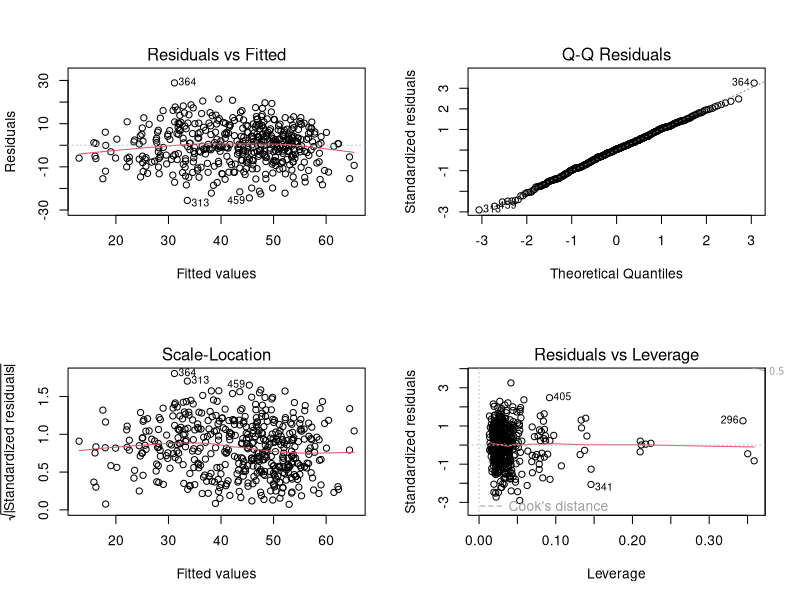
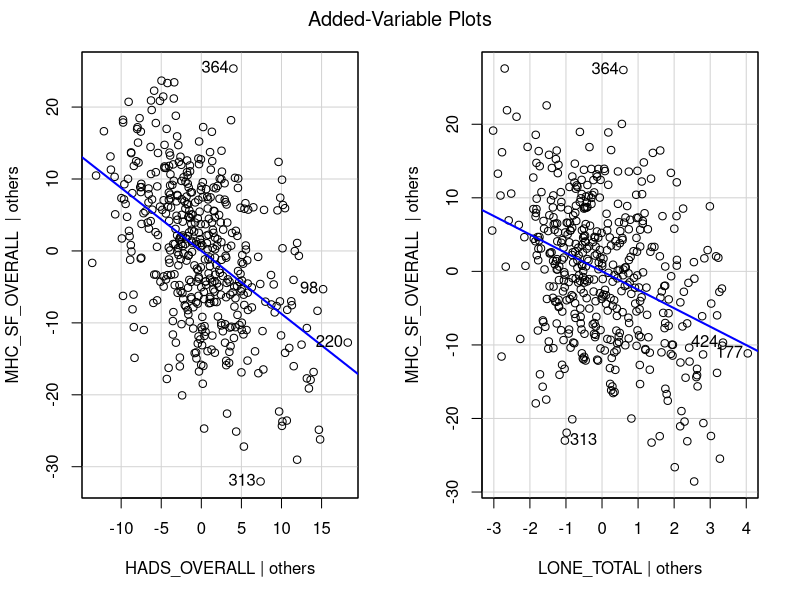
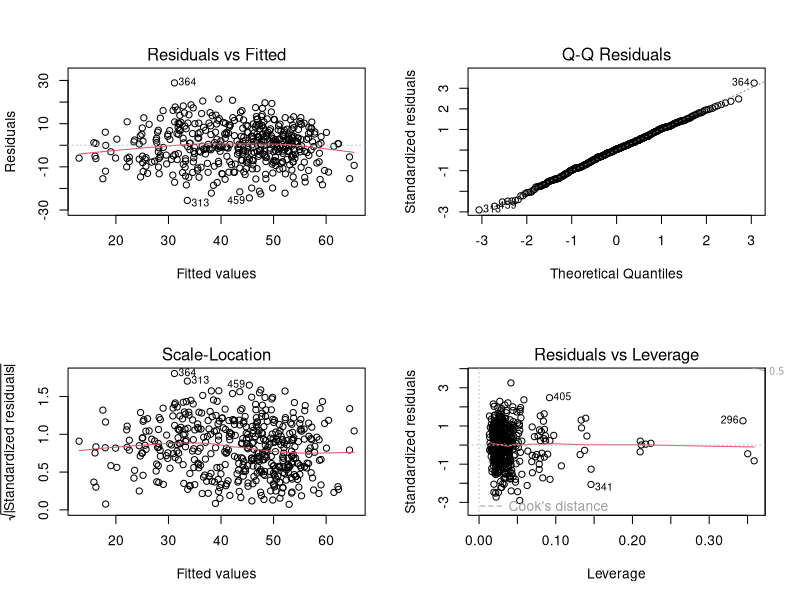
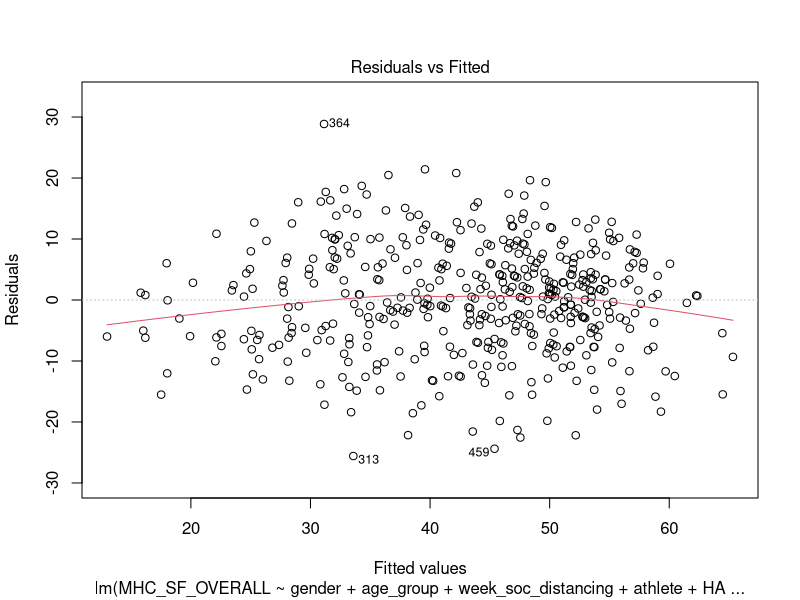
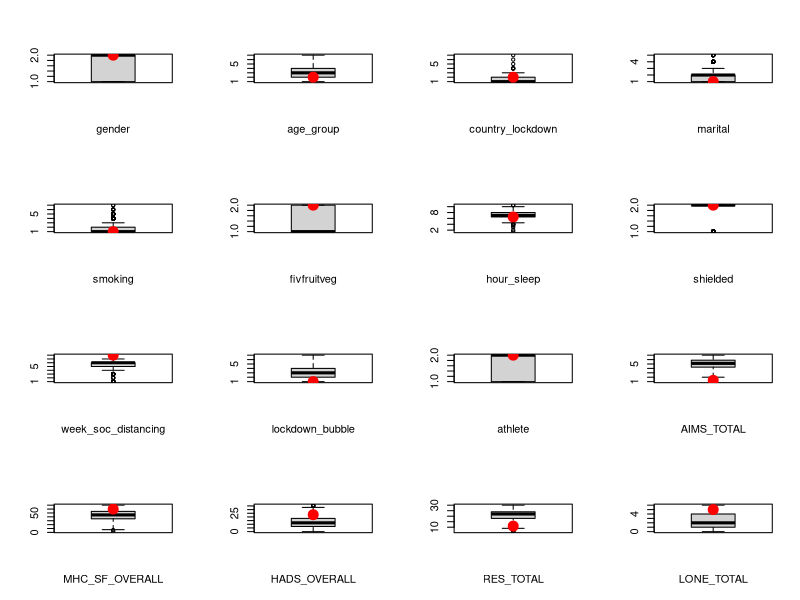
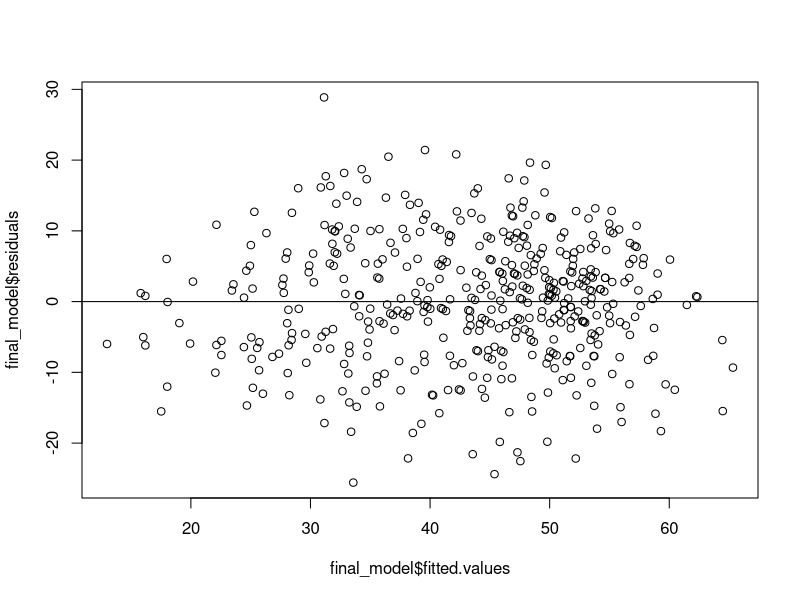
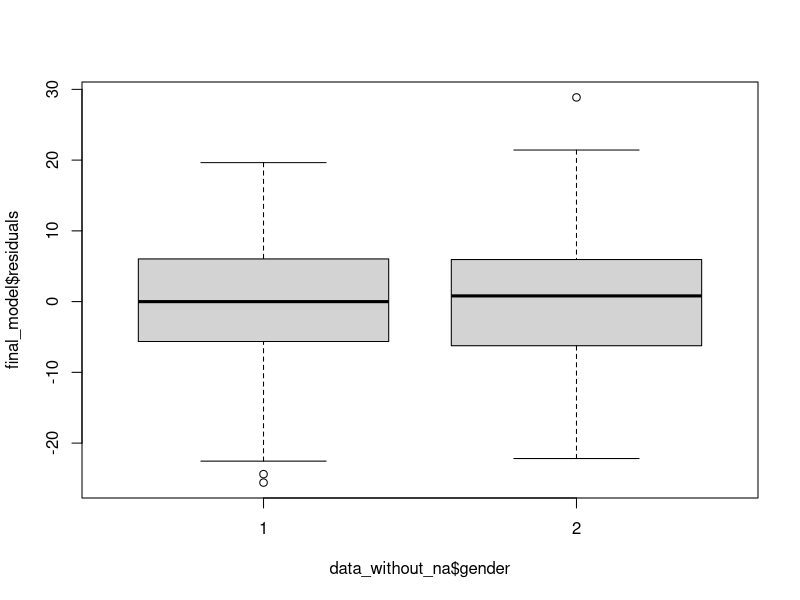
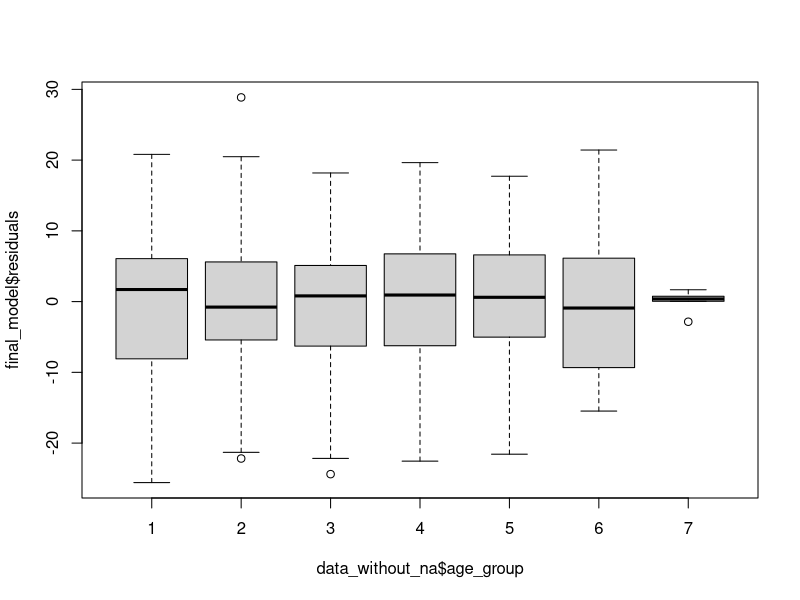

These figures' R source, in order:
## ---- chunk 1
knitr::opts_chunk$set(echo = TRUE)
library(tidyverse)
## ---- chunk 2
data <- read.csv("MH_survey_only_higher_index.csv",
    na.strings = "NA")
names(data)
#only relevant for Seokjun's PC <- thanks :D
names(data)[1] <- "gender"

data <- data[, -c(17:22)]


# Assigning factors
data$gender <- factor(data$gender)
data$age_group <- factor(data$age_group)
data$country_lockdown <- factor(data$country_lockdown)
data$marital <- factor(data$marital)
data$smoking <- factor(data$smoking)
data$fivfruitveg <- factor(data$fivfruitveg)
data$shielded <- factor(data$shielded)
data$week_soc_distancing <- factor(data$week_soc_distancing)
data$athlete <- factor(data$athlete)
## ---- chunk 3
data_without_na <- data[complete.cases(data), ]
model_full <- lm(MHC_SF_OVERALL ~ ., data = data[complete.cases(data), ])
summary(model_full)

step(model_full, direction = "backward")
## ---- chunk 4
model_step9 = lm(formula = MHC_SF_OVERALL ~ gender + age_group + week_soc_distancing + 
    athlete + HADS_OVERALL + RES_TOTAL + LONE_TOTAL, data = data[complete.cases(data), ])
model_step9  %>% summary()
## ---- chunk 5
no_HADS = lm(formula = MHC_SF_OVERALL ~ gender + age_group + week_soc_distancing + 
    athlete+ RES_TOTAL + LONE_TOTAL, data = data[complete.cases(data), ])

no_RES = lm(formula = MHC_SF_OVERALL ~ gender + age_group + week_soc_distancing + 
    athlete + HADS_OVERALL + LONE_TOTAL, data = data[complete.cases(data), ])

paste0("AIC without HADS: ", c(no_HADS %>% extractAIC())[2] %>% round(2))
paste0("AIC without RES: ", c(no_RES %>% extractAIC())[2] %>% round(2))
## ---- chunk 6
final_model = lm(formula = MHC_SF_OVERALL ~ gender + age_group + week_soc_distancing + 
    athlete + HADS_OVERALL + LONE_TOTAL, data = data[complete.cases(data), ])
final_model %>% summary()
## ---- chunk 7
par(mfrow = c(2, 2))
plot(final_model)
## ---- chunk 8
model_interaction = lm(formula = MHC_SF_OVERALL ~ (gender + age_group + week_soc_distancing + 
    athlete + HADS_OVERALL + + LONE_TOTAL)^2, data = data[complete.cases(data), ])
anova(final_model, model_interaction)
## ---- chunk 9
final_model %>% summary()
anova(final_model) #type 1
# explanation: https://stats.stackexchange.com/questions/20452/how-to-interpret-type-i-type-ii-and-type-iii-anova-and-manova/20455#20455
library(car)
Anova(final_model) #type 2
## ---- chunk 10
w.o.gender = lm(formula = MHC_SF_OVERALL ~ age_group + week_soc_distancing + 
    athlete + HADS_OVERALL + LONE_TOTAL, data = data[complete.cases(data), ])
anova(w.o.gender, final_model)
## ---- chunk 11
w.o.age_group = lm(formula = MHC_SF_OVERALL ~ gender + week_soc_distancing + 
    athlete + HADS_OVERALL + LONE_TOTAL, data = data[complete.cases(data), ])
anova(w.o.age_group, final_model)
## ---- chunk 12
w.o.week_soc_dist = lm(formula = MHC_SF_OVERALL ~ gender + age_group + 
    athlete + HADS_OVERALL + LONE_TOTAL, data = data[complete.cases(data), ])
anova(final_model, w.o.week_soc_dist)
## ---- chunk 13
library(car)
# ?avPlots
avPlots(final_model, terms=~HADS_OVERALL + LONE_TOTAL)
## ---- chunk 14
par(mfrow = c(2, 2))
plot(final_model)

par(mfrow = c(1, 1))
plot(final_model, which = 1) #delete 364? (index is 321, after deleting NAs)
which.max(final_model$residuals); final_model$residuals[321]
data[364, ]

par(mfrow = c(4,4))
for(i in 1:16){
    boxplot(data[, i], xlab = colnames(data)[i])
    points(1, data[364, i], pch = 19, col = "red", cex = 2)
}
## ---- chunk 15
par(mfrow = c(1, 1))
# vs fitted
plot(final_model$residuals ~ final_model$fitted.values)
abline(h = 0)
which.max(final_model$residuals)
final_model$residuals[321] #364 before deleting NA, 321 after deleting NA

#vs predictors
n_lab_to_boxplot <- function(factor_var, y=1) {
    lev <- levels(factor_var)
    for(i in seq_along(lev)) {
        text(i, y, paste("n=", sum(factor_var == lev[i]), sep = ""))
    }
}


plot(final_model$residuals ~ data_without_na$gender)
plot(final_model$residuals ~ data_without_na$age_group)
plot(final_model$residuals ~ data_without_na$week_soc_distancing)  # <- hmm. but boxes are similar
n_lab_to_boxplot(data_without_na$week_soc_distancing, y = 25) #we can guess what makes the problem

plot(final_model$residuals ~ data_without_na$athlete)
plot(final_model$residuals ~ data_without_na$HADS_OVERALL)
abline(h = 0)
plot(final_model$residuals ~ data_without_na$LONE_TOTAL)
abline(h = 0)

## ---- chunk 16
plot(final_model, which = 4)
final_model$model[c(296, 341, 405), ] #not these
final_model$model[c(266, 301, 354), ] #but these
#or
data[c(296, 341, 405),]


par(mfrow = c(4,4))
for(i in 1:16){
    boxplot(data[, i], xlab = colnames(data)[i])
    points(1, data[296, i], pch = 19, col = "red", cex = 2)
    points(1, data[341, i], pch = 19, col = "blue", cex = 2)
    points(1, data[405, i], pch = 19, col = "green", cex = 2)
}
## ---- chunk 17
final_model$model %>% summary()
